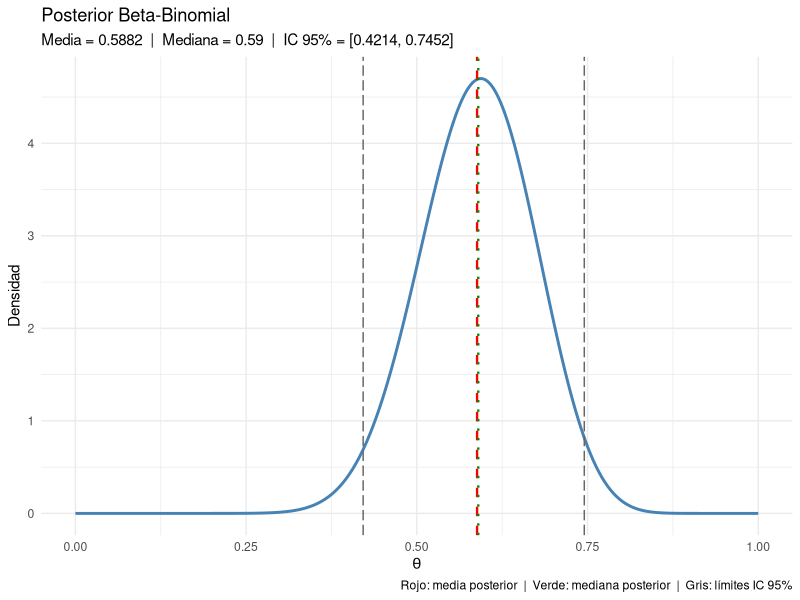
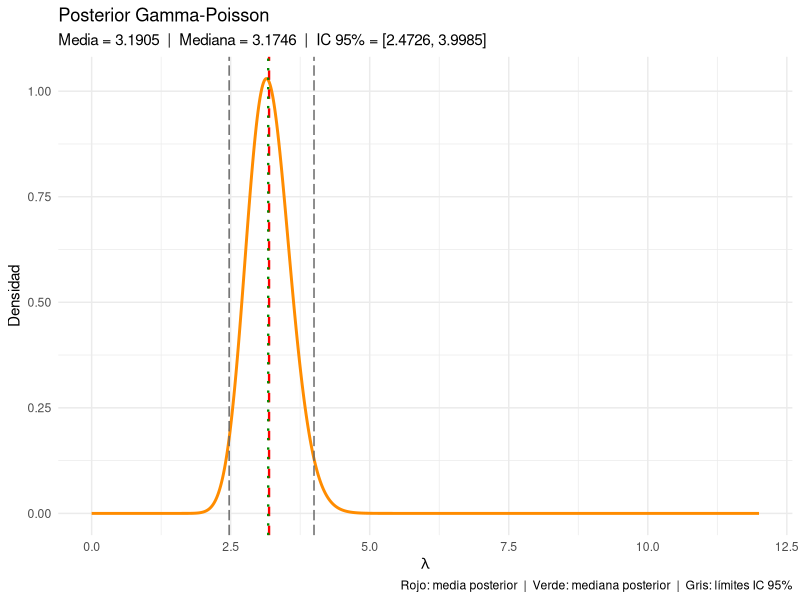
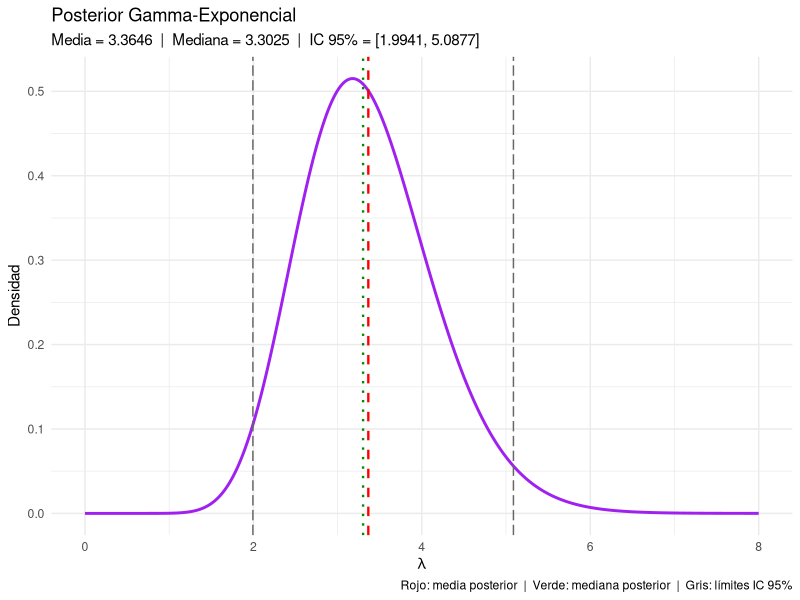

Source code (R) for these figures, in order:
library(ggplot2)
library(dplyr)


# ══════════════════════════════════════════════════════════════════════════════
# MODELO 1: BETA-BINOMIAL
# ══════════════════════════════════════════════════════════════════════════════
#
# Sea X el número de éxitos observados en n ensayos de Bernoulli independientes,
# donde cada ensayo tiene probabilidad de éxito theta, con theta desconocido
# y theta en (0, 1).
#
# Modelo:
#   X | theta ~ Binomial(n, theta)
#   theta     ~ Beta(a, b)          <- distribución a priori
#
# Como la prior Beta es conjugada con la verosimilitud Binomial, la posterior
# también es Beta y sus parámetros se actualizan directamente con los datos:
#
#   theta | X = x  ~  Beta(a + x,  b + n - x)
#
# Datos: n = 30 ensayos, x = 18 éxitos
# Hiperparámetros: a = 2, b = 2  (prior centrada en 0.5, poco informativa)
# ══════════════════════════════════════════════════════════════════════════════

set.seed(123)
n = 30
x = 18
a = 2
b = 2

# Parámetros de la posterior
post_a = a + x
post_b = b + n - x

# Grid para graficar la densidad posterior
theta      <- seq(0, 1, length = 1000)
posterior  <- dbeta(theta, post_a, post_b)

# Estimadores puntuales e intervalo de credibilidad
media_bb   = post_a / (post_a + post_b)
mediana_bb = qbeta(0.5, post_a, post_b)
ic_bb      = qbeta(c(0.025, 0.975), post_a, post_b)

# Gráfico
df_bb = data.frame(theta = theta, densidad = posterior)

ggplot(df_bb, aes(x = theta, y = densidad)) +
  geom_line(color = "steelblue", linewidth = 1) +
  geom_vline(xintercept = media_bb,   linetype = "dashed",   color = "red",    linewidth = 0.8) +
  geom_vline(xintercept = mediana_bb, linetype = "dotted",   color = "green4", linewidth = 0.8) +
  geom_vline(xintercept = ic_bb[1],   linetype = "longdash", color = "gray40") +
  geom_vline(xintercept = ic_bb[2],   linetype = "longdash", color = "gray40") +
  labs(
    title    = "Posterior Beta-Binomial",
    subtitle = paste0("Media = ", round(media_bb, 4),
                      "  |  Mediana = ", round(mediana_bb, 4),
                      "  |  IC 95% = [", round(ic_bb[1], 4), ", ", round(ic_bb[2], 4), "]"),
    x = expression(theta),
    y = "Densidad",
    caption = "Rojo: media posterior  |  Verde: mediana posterior  |  Gris: límites IC 95%"
  ) +
  theme_minimal()

# Resultados e interpretación
cat("════════════════════════════════════\n")
cat("MODELO 1: BETA-BINOMIAL\n")
cat("Posterior: Beta(", post_a, ",", post_b, ")\n")
cat("────────────────────────────────────\n")
cat("Media posterior   :", round(media_bb,   4), "\n")
cat("Mediana posterior :", round(mediana_bb, 4), "\n")
cat("IC 95% creíble    : [", round(ic_bb[1], 4), ",", round(ic_bb[2], 4), "]\n")
cat("Diferencia (media - mediana):", round(media_bb - mediana_bb, 6), "\n")
cat("────────────────────────────────────\n")
cat(
  "La diferencia entre media y mediana es muy pequeña, lo que indica que
la posterior es bastante simétrica. En este caso, los dos estimadores
bayesianos dan resultados casi iguales: si usamos pérdida cuadrática (L2)
estimamos con la media, y si usamos pérdida absoluta (L1) con la mediana,
pero prácticamente coinciden. El intervalo de credibilidad del 95% nos
dice que, dado lo observado, theta está entre",
  round(ic_bb[1], 4), "y", round(ic_bb[2], 4),
  "con probabilidad 0.95 según la posterior.\n\n"
)


# ══════════════════════════════════════════════════════════════════════════════
# MODELO 2: GAMMA-POISSON
# ══════════════════════════════════════════════════════════════════════════════
#
# Sean X_1, X_2, ..., X_n variables aleatorias independientes e idénticamente
# distribuidas que representan conteos de eventos en un intervalo fijo,
# con tasa desconocida lambda > 0.
#
# Modelo:
#   X_i | lambda  ~iid  Poisson(lambda),   i = 1, ..., n
#   lambda        ~     Gamma(alpha, beta)  <- prior conjugada (parametrización por tasa)
#
# Como la prior Gamma es conjugada con la verosimilitud Poisson, la posterior
# también es Gamma y sus parámetros se actualizan así:
#
#   lambda | x_1, ..., x_n  ~  Gamma(alpha + sum(x_i),  beta + n)
#
# Datos: n = 20 observaciones simuladas
# Hiperparámetros: alpha = 2, beta = 1
# ══════════════════════════════════════════════════════════════════════════════

set.seed(123)
n_p     =20
datos_p = rpois(n_p, lambda = 3)

alpha0_p = 2
beta0_p  = 1

# Parámetros de la posterior
post_alpha_p = alpha0_p + sum(datos_p)
post_beta_p  = beta0_p  + n_p

# Grid para graficar la densidad posterior
lambda_grid = seq(0, 12, length = 1000)
posterior_p = dgamma(lambda_grid, shape = post_alpha_p, rate = post_beta_p)

# Estimadores puntuales e intervalo de credibilidad
media_gp   = post_alpha_p / post_beta_p
mediana_gp = qgamma(0.5,          shape = post_alpha_p, rate = post_beta_p)
ic_gp      = qgamma(c(0.025, 0.975), shape = post_alpha_p, rate = post_beta_p)

# Gráfico
df_gp = data.frame(lambda = lambda_grid, densidad = posterior_p)

ggplot(df_gp, aes(x = lambda, y = densidad)) +
  geom_line(color = "darkorange", linewidth = 1) +
  geom_vline(xintercept = media_gp,   linetype = "dashed",   color = "red",    linewidth = 0.8) +
  geom_vline(xintercept = mediana_gp, linetype = "dotted",   color = "green4", linewidth = 0.8) +
  geom_vline(xintercept = ic_gp[1],   linetype = "longdash", color = "gray40") +
  geom_vline(xintercept = ic_gp[2],   linetype = "longdash", color = "gray40") +
  labs(
    title    = "Posterior Gamma-Poisson",
    subtitle = paste0("Media = ", round(media_gp, 4),
                      "  |  Mediana = ", round(mediana_gp, 4),
                      "  |  IC 95% = [", round(ic_gp[1], 4), ", ", round(ic_gp[2], 4), "]"),
    x = expression(lambda),
    y = "Densidad",
    caption = "Rojo: media posterior  |  Verde: mediana posterior  |  Gris: límites IC 95%"
  ) +
  theme_minimal()

# Resultados e interpretación
cat("════════════════════════════════════\n")
cat("MODELO 2: GAMMA-POISSON\n")
cat("Posterior: Gamma(", post_alpha_p, ",", post_beta_p, ") [tasa]\n")
cat("────────────────────────────────────\n")
cat("Media posterior   :", round(media_gp,   4), "\n")
cat("Mediana posterior :", round(mediana_gp, 4), "\n")
cat("IC 95% creíble    : [", round(ic_gp[1], 4), ",", round(ic_gp[2], 4), "]\n")
cat("Diferencia (media - mediana):", round(media_gp - mediana_gp, 6), "\n")
cat("────────────────────────────────────\n")
cat(
  "La distribución Gamma tiene una ligera asimetría hacia la derecha, así que
la media queda un poco por encima de la mediana. Esto se ve en la diferencia
que calculamos arriba. Si usamos pérdida cuadrática (L2) el estimador óptimo
es la media, y bajo pérdida absoluta (L1) es la mediana; en este caso la
mediana es algo más conservadora porque no se deja arrastrar por la cola
derecha de la distribución. A medida que n crece, la posterior se vuelve
más simétrica y esta diferencia tiende a reducirse.\n\n"
)


# ══════════════════════════════════════════════════════════════════════════════
# MODELO 3: GAMMA-EXPONENCIAL
# ══════════════════════════════════════════════════════════════════════════════
#
# Sean X_1, X_2, ..., X_n variables aleatorias independientes e idénticamente
# distribuidas que representan tiempos de espera entre eventos,
# con tasa desconocida lambda > 0.
#
# Modelo:
#   X_i | lambda  ~iid  Exponencial(lambda),   i = 1, ..., n
#   lambda        ~     Gamma(alpha, beta)      <- prior conjugada (parametrización por tasa)
#
# Como la prior Gamma es conjugada con la verosimilitud Exponencial, la posterior
# también es Gamma y sus parámetros se actualizan así:
#
#   lambda | x_1, ..., x_n  ~  Gamma(alpha + n,  beta + sum(x_i))
#
# Datos: n = 15 observaciones simuladas
# Hiperparámetros: alpha = 3, beta = 1
# ══════════════════════════════════════════════════════════════════════════════

set.seed(123)
n_e     = 15
datos_e = rexp(n_e, rate = 2)

alpha0_e = 3
beta0_e  = 1

# Parámetros de la posterior
post_alpha_e = alpha0_e + n_e
post_beta_e  = beta0_e  + sum(datos_e)

# Grid para graficar la densidad posterior
lambda_grid_e = seq(0, 8, length = 1000)
posterior_e   = dgamma(lambda_grid_e, shape = post_alpha_e, rate = post_beta_e)

# Estimadores puntuales e intervalo de credibilidad
media_ge   = post_alpha_e / post_beta_e
mediana_ge = qgamma(0.5,          shape = post_alpha_e, rate = post_beta_e)
ic_ge      = qgamma(c(0.025, 0.975), shape = post_alpha_e, rate = post_beta_e)

# Gráfico
df_ge = data.frame(lambda = lambda_grid_e, densidad = posterior_e)

ggplot(df_ge, aes(x = lambda, y = densidad)) +
  geom_line(color = "purple", linewidth = 1) +
  geom_vline(xintercept = media_ge,   linetype = "dashed",   color = "red",    linewidth = 0.8) +
  geom_vline(xintercept = mediana_ge, linetype = "dotted",   color = "green4", linewidth = 0.8) +
  geom_vline(xintercept = ic_ge[1],   linetype = "longdash", color = "gray40") +
  geom_vline(xintercept = ic_ge[2],   linetype = "longdash", color = "gray40") +
  labs(
    title    = "Posterior Gamma-Exponencial",
    subtitle = paste0("Media = ", round(media_ge, 4),
                      "  |  Mediana = ", round(mediana_ge, 4),
                      "  |  IC 95% = [", round(ic_ge[1], 4), ", ", round(ic_ge[2], 4), "]"),
    x = expression(lambda),
    y = "Densidad",
    caption = "Rojo: media posterior  |  Verde: mediana posterior  |  Gris: límites IC 95%"
  ) +
  theme_minimal()

# Resultados e interpretación
cat("════════════════════════════════════\n")
cat("MODELO 3: GAMMA-EXPONENCIAL\n")
cat("Posterior: Gamma(", post_alpha_e, ",", post_beta_e, ") [tasa]\n")
cat("────────────────────────────────────\n")
cat("Media posterior   :", round(media_ge,   4), "\n")
cat("Mediana posterior :", round(mediana_ge, 4), "\n")
cat("IC 95% creíble    : [", round(ic_ge[1], 4), ",", round(ic_ge[2], 4), "]\n")
cat("Diferencia (media - mediana):", round(media_ge - mediana_ge, 6), "\n")
cat("────────────────────────────────────\n")
cat(
  "Al igual que en el modelo Gamma-Poisson, la posterior Gamma tiene
asimetría hacia la derecha, lo que hace que la media sea mayor que la
mediana. Bajo pérdida L2 usamos la media como estimador óptimo, y bajo
pérdida L1 usamos la mediana. El intervalo de credibilidad del 95% nos
dice que, dada la información de los datos, el valor de lambda está en
ese rango con probabilidad 0.95 según la posterior. Esto es distinto a
un intervalo de confianza frecuentista, donde la probabilidad se refiere
a la cobertura en muestras repetidas, no al parámetro directamente.\n\n"
)
